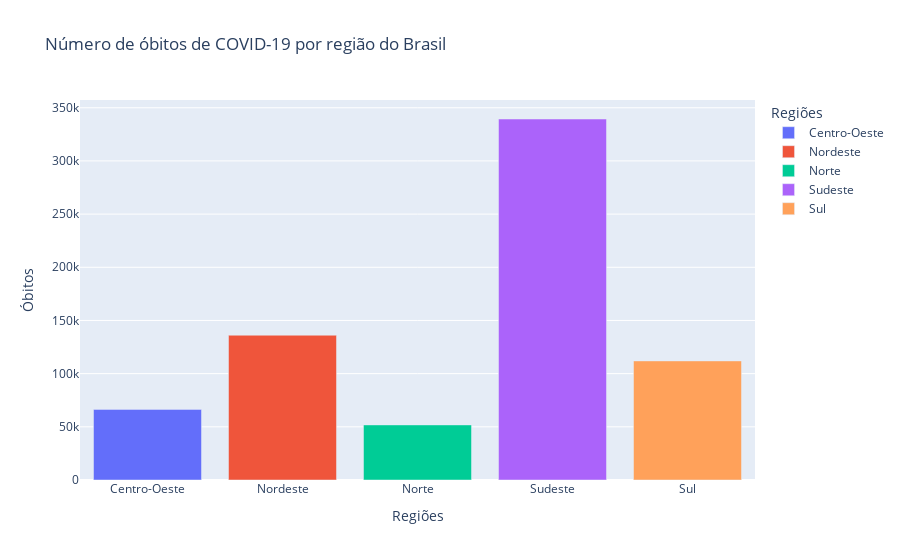

Notebook cell for this chart:
### Code cell
# Criando o gráfico interativo dos óbitos de COVID-19 por região do Brasil
fig_2 = px.bar(regiao, x='Regiões', y='Óbitos', color='Regiões', title='Número de óbitos de COVID-19 por região do Brasil')
fig_2.show()

### Figure 1 — Plotly figure (JSON) as saved in the notebook; plotly's stock layout.template omitted (floating-point values rounded to 4 significant figures)
{"data": [{"alignmentgroup": "True", "hovertemplate": "Regiões=%{x}<br>Óbitos=%{y}<extra></extra>", "legendgroup": "Centro-Oeste", "marker": {"color": "#636efa", "pattern": {"shape": ""}}, "name": "Centro-Oeste", "offsetgroup": "Centro-Oeste", "orientation": "v", "showlegend": true, "textposition": "auto", "type": "bar", "x": ["Centro-Oeste"], "xaxis": "x", "y": [66393], "yaxis": "y"}, {"alignmentgroup": "True", "hovertemplate": "Regiões=%{x}<br>Óbitos=%{y}<extra></extra>", "legendgroup": "Nordeste", "marker": {"color": "#EF553B", "pattern": {"shape": ""}}, "name": "Nordeste", "offsetgroup": "Nordeste", "orientation": "v", "showlegend": true, "textposition": "auto", "type": "bar", "x": ["Nordeste"], "xaxis": "x", "y": [136137], "yaxis": "y"}, {"alignmentgroup": "True", "hovertemplate": "Regiões=%{x}<br>Óbitos=%{y}<extra></extra>", "legendgroup": "Norte", "marker": {"color": "#00cc96", "pattern": {"shape": ""}}, "name": "Norte", "offsetgroup": "Norte", "orientation": "v", "showlegend": true, "textposition": "auto", "type": "bar", "x": ["Norte"], "xaxis": "x", "y": [51788], "yaxis": "y"}, {"alignmentgroup": "True", "hovertemplate": "Regiões=%{x}<br>Óbitos=%{y}<extra></extra>", "legendgroup": "Sudeste", "marker": {"color": "#ab63fa", "pattern": {"shape": ""}}, "name": "Sudeste", "offsetgroup": "Sudeste", "orientation": "v", "showlegend": true, "textposition": "auto", "type": "bar", "x": ["Sudeste"], "xaxis": "x", "y": [339424], "yaxis": "y"}, {"alignmentgroup": "True", "hovertemplate": "Regiões=%{x}<br>Óbitos=%{y}<extra></extra>", "legendgroup": "Sul", "marker": {"color": "#FFA15A", "pattern": {"shape": ""}}, "name": "Sul", "offsetgroup": "Sul", "orientation": "v", "showlegend": true, "textposition": "auto", "type": "bar", "x": ["Sul"], "xaxis": "x", "y": [111970], "yaxis": "y"}], "layout": {"barmode": "relative", "legend": {"title": {"text": "Regiões"}, "tracegroupgap": 0}, "title": {"text": "Número de óbitos de COVID-19 por região do Brasil"}, "xaxis": {"anchor": "y", "categoryarray": ["Centro-Oeste", "Nordeste", "Norte", "Sudeste", "Sul"], "categoryorder": "array", "domain": [0, 1], "title": {"text": "Regiões"}}, "yaxis": {"anchor": "x", "domain": [0, 1], "title": {"text": "Óbitos"}}}}
